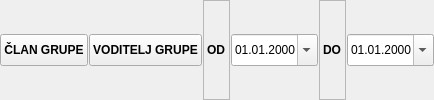
       <widget class="QFrame" name="frame_3">
        <property name="frameShape">
         <enum>QFrame::NoFrame</enum>
        </property>
        <property name="frameShadow">
         <enum>QFrame::Raised</enum>
        </property>
        <layout class="QHBoxLayout" name="horizontalLayout_2">
         <property name="spacing">
          <number>1</number>
         </property>
         <property name="leftMargin">
          <number>0</number>
         </property>
         <property name="topMargin">
          <number>0</number>
         </property>
         <property name="rightMargin">
          <number>0</number>
         </property>
         <property name="bottomMargin">
          <number>0</number>
         </property>
         <item>
          <widget class="QPushButton" name="btnClanGrupe">
           <property name="minimumSize">
            <size>
             <width>0</width>
             <height>32</height>
            </size>
           </property>
           <property name="font">
            <font>
             <weight>75</weight>
             <bold>true</bold>
            </font>
           </property>
           <property name="cursor">
            <cursorShape>PointingHandCursor</cursorShape>
           </property>
           <property name="text">
            <string>ČLAN GRUPE</string>
           </property>
           <property name="icon">
            <iconset resource="../../../resources/DonatForm.qrc">
             <normaloff>:/InDonat/Forms/images/USER.ico</normaloff>:/InDonat/Forms/images/USER.ico</iconset>
           </property>
           <property name="iconSize">
            <size>
             <width>16</width>
             <height>16</height>
            </size>
           </property>
          </widget>
         </item>
         <item>
          <widget class="QPushButton" name="btnVoditeljGrupe">
           <property name="minimumSize">
            <size>
             <width>0</width>
             <height>32</height>
            </size>
           </property>
           <property name="font">
            <font>
             <weight>75</weight>
             <bold>true</bold>
            </font>
           </property>
           <property name="cursor">
            <cursorShape>PointingHandCursor</cursorShape>
           </property>
           <property name="text">
            <string>VODITELJ GRUPE</string>
           </property>
           <property name="icon">
            <iconset resource="../../../resources/DonatForm.qrc">
             <normaloff>:/InDonat/Forms/images/ULOGA_ID_16x16.png</normaloff>:/InDonat/Forms/images/ULOGA_ID_16x16.png</iconset>
           </property>
          </widget>
         </item>
         <item>
          <widget class="QLabel" name="lblOdTitle">
           <property name="sizePolicy">
            <sizepolicy hsizetype="Maximum" vsizetype="Preferred">
             <horstretch>0</horstretch>
             <verstretch>0</verstretch>
            </sizepolicy>
           </property>
           <property name="font">
            <font>
             <weight>75</weight>
             <bold>true</bold>
            </font>
           </property>
           <property name="toolTip">
            <string>Poziv Na Broj</string>
           </property>
           <property name="frameShape">
            <enum>QFrame::StyledPanel</enum>
           </property>
           <property name="text">
            <string>OD</string>
           </property>
          </widget>
         </item>
         <item>
          <widget class="QDateEdit" name="dateOd">
           <property name="sizePolicy">
            <sizepolicy hsizetype="Minimum" vsizetype="Fixed">
             <horstretch>0</horstretch>
             <verstretch>0</verstretch>
            </sizepolicy>
           </property>
           <property name="minimumSize">
            <size>
             <width>0</width>
             <height>32</height>
            </size>
           </property>
           <property name="maximumSize">
            <size>
             <width>100</width>
             <height>16777215</height>
            </size>
           </property>
           <property name="displayFormat">
            <string>dd.MM.yyyy</string>
           </property>
           <property name="calendarPopup">
            <bool>true</bool>
           </property>
          </widget>
         </item>
         <item>
          <widget class="QLabel" name="lblDoTitle">
           <property name="sizePolicy">
            <sizepolicy hsizetype="Maximum" vsizetype="Preferred">
             <horstretch>0</horstretch>
             <verstretch>0</verstretch>
            </sizepolicy>
           </property>
           <property name="font">
            <font>
             <weight>75</weight>
             <bold>true</bold>
            </font>
           </property>
           <property name="toolTip">
            <string>Poziv Na Broj</string>
           </property>
           <property name="frameShape">
            <enum>QFrame::StyledPanel</enum>
           </property>
           <property name="text">
            <string>DO</string>
           </property>
          </widget>
         </item>
         <item>
          <widget class="QDateEdit" name="dateDo">
           <property name="minimumSize">
            <size>
             <width>0</width>
             <height>32</height>
            </size>
           </property>
           <property name="maximumSize">
            <size>
             <width>100</width>
             <height>16777215</height>
            </size>
           </property>
           <property name="displayFormat">
            <string>dd.MM.yyyy</string>
           </property>
           <property name="calendarPopup">
            <bool>true</bool>
           </property>
          </widget>
         </item>
        </layout>
       </widget>
